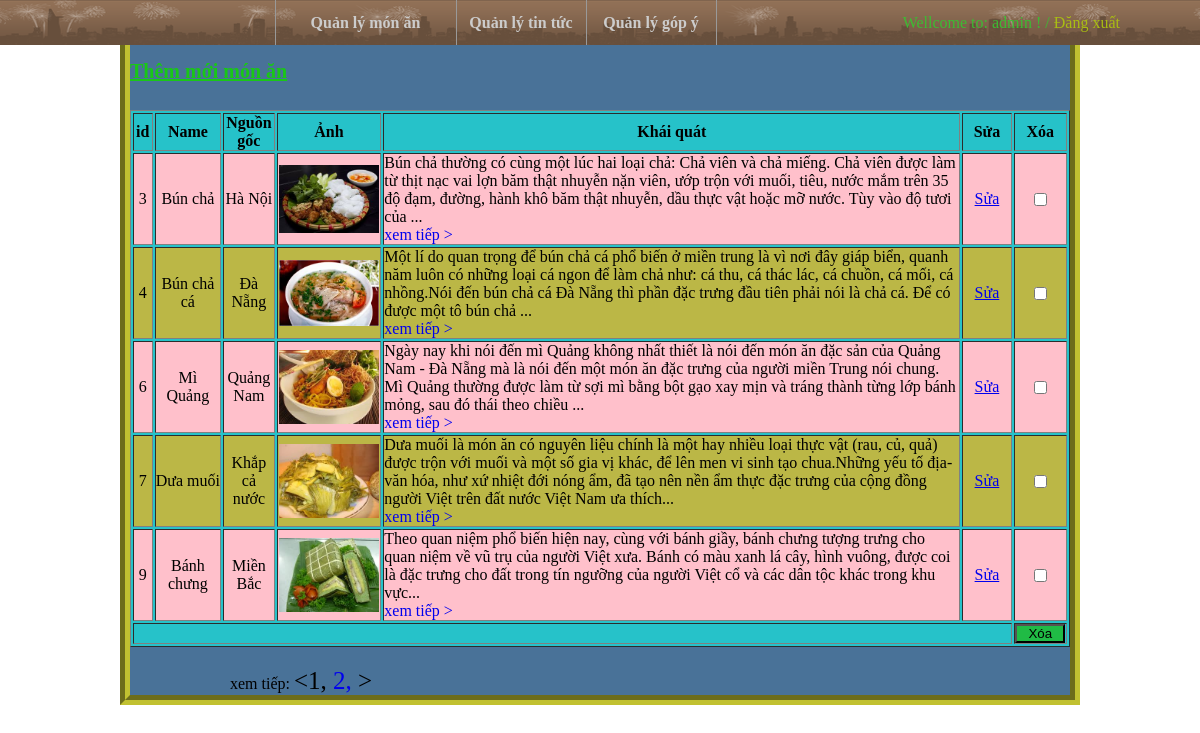
Page /admin/index.php?index=monan (signed in) on the committed database.
### tables this page shows
CREATE TABLE IF NOT EXISTS `cac_mon_an` (
`id` int(11) NOT NULL,
  `name` varchar(50) NOT NULL,
  `nguon_goc` varchar(50) NOT NULL,
  `chi_tiet` varchar(5000) NOT NULL,
  `img` varchar(55) NOT NULL,
  `khai_quat` varchar(555) NOT NULL
);

### admin/index/quanlymonan.php (the view, shortened to what this page needs)
<?php
				$banghi= mysql_query("select count(*) from cac_mon_an");
				$dong= mysql_fetch_array($banghi);
				$tongsodong= $dong[0];
				$kichthuoc=5;
				$tongsotrang=1;
				if($tongsodong%$kichthuoc == 0)
					$tongsotrang= $tongsodong/$kichthuoc;
				else
					$tongsotrang= (int)($tongsodong/$kichthuoc) + 1 ;
				$dongbatdau =1;
				$tranghientai=1;
				if((!isset($_GET['page'])) || ($_GET['page'] == 1)){
					$dongbatdau=0;
					$tranghientai=1;
				}
				else{
					$dongbatdau= ($_GET['page'] - 1) * $kichthuoc;
					$tranghientai=$_GET['page'];
				}
				$result=mysql_query("select * from cac_mon_an where id limit {$dongbatdau}, {$kichthuoc} ");
 ?>
 <a style="margin:50px 0 0 0; float:left;font-size:20px;color:#19C717;font-weight:bold;" href="?index=themmonan">Thêm mới món ăn</a>
 <form action="index/xulyxoamonan.php" method="post">
  <table style="margin:auto;margin-top:100px;" width="100%" border="1" bgcolor="#26C2C9">
      <tr>
        <th width="17">id</th>
        <th width="63">Name</th>
        <th width="48">Nguồn gốc</th>
        <th width="100">Ảnh</th>
        <th width="560">Khái quát</th>
        <th width="46">Sửa</th>
        <th width="27">Xóa</th>
      </tr>
<?php
	$i = 0;
	$maunen = '';
	while($row = mysql_fetch_array($result)){
			++$i;
			if($i%2 == 0)
			{
				$maunen = "style='background:#BBB746;'";
			}
			else
			{
				$maunen = "style='background:pink;'";
			}
?>
	<tr>
    	<td <?php echo $maunen; ?> align="center"><?php echo $row['id']; ?></td>
        <td <?php echo $maunen; ?> align="center"><?php echo $row['name']; ?></td>
        <td <?php echo $maunen; ?> align="center"><?php echo $row['nguon_goc']; ?></td>
        <td <?php echo $maunen; ?> align="center"><img src="../images/<?php echo $row['img']; ?>" width="100"/></td>
        <td <?php echo $maunen; ?> align="left"><?php echo $row['khai_quat']; ?><a style="text-decoration:none" href="?index=chitietmon&id=<?php echo $row['id'];?>"><br>xem tiếp ></a></td>
        <td <?php echo $maunen; ?> align="center"><a href="index.php?index=suamonan&id=<?php echo $row['id']; ?>">Sửa</a></td>
        <td <?php echo $maunen; ?> align="center"><input type="checkbox" name="listid[]" value="<?php echo $row['id']; ?>" /></td>
    </tr>
<?php
		}
?>
    <tr>
    	<td colspan="6">&nbsp;</td>
        <td  align="center"><input style="width:50px;background:#20BB45" type="submit" value="Xóa" /></td>
    </tr>
  </table>
</form>
<p style="color:#000000;margin:20px 0 0 100px;" >xem tiếp:
    <span style="color:#000000;font-size:25px;">
        <?php
        echo "<";
            for($i=1;$i<= $tongsotrang;$i++){
                if($tranghientai == $i){
                    echo $i.", ";
                }
                else{
        ?>
            <a style="text-decoration:none;" href="?index=monan&page=<?php echo $i; ?>"><?php echo $i .", "; ?></a>
        <?php
                }
            }
            echo ">";
        ?>
    </span>
</p>

### admin/css/css.css (style rules this page uses)
* { margin:0; padding:0; }
body { font-family:Georgia, "Times New Roman", Times, serif; }

### rows in the picture
cac_mon_an: id "3", name "Bún chả", nguon_goc "Hà Nội", img (picture), khai_quat "Bún chả thường có cùng một lúc hai loại chả: Chả viên và chả miếng. Chả viên được làm từ thịt nạc vai lợn băm thật nhuyễn nặn viên, ướp trộn với muối, tiêu, nước mắm trên 35 độ đạm, đường, hành khô băm thật nhuyễn, dầu thực vật hoặc mỡ nước. Tùy vào độ tươi của ..."
cac_mon_an: id "4", name "Bún chả cá", nguon_goc "Đà Nẵng", img (picture), khai_quat "Một lí do quan trọng để bún chả cá phổ biến ở miền trung là vì nơi đây giáp biển, quanh năm luôn có những loại cá ngon để làm chả như: cá thu, cá thác lác, cá chuồn, cá mối, cá nhồng.Nói đến bún chả cá Đà Nẵng thì phần đặc trưng đầu tiên phải nói là chả cá. Để có được một tô bún chả ..."
cac_mon_an: id "6", name "Mì Quảng", nguon_goc "Quảng Nam", img (picture), khai_quat "Ngày nay khi nói đến mì Quảng không nhất thiết là nói đến món ăn đặc sản của Quảng Nam - Đà Nẵng mà là nói đến một món ăn đặc trưng của người miền Trung nói chung. Mì Quảng thường được làm từ sợi mì bằng bột gạo xay mịn và tráng thành từng lớp bánh mỏng, sau đó thái theo chiều ..."
cac_mon_an: id "7", name "Dưa muối", nguon_goc "Khắp cả nước", img (picture), khai_quat "Dưa muối là món ăn có nguyên liệu chính là một hay nhiều loại thực vật (rau, củ, quả) được trộn với muối và một số gia vị khác, để lên men vi sinh tạo chua.Những yếu tố địa-văn hóa, như xứ nhiệt đới nóng ẩm, đã tạo nên nền ẩm thực đặc trưng của cộng đồng người Việt trên đất nước Việt Nam ưa thích..."
cac_mon_an: id "9", name "Bánh chưng", nguon_goc "Miền Bắc", img (picture), khai_quat "Theo quan niệm phổ biến hiện nay, cùng với bánh giầy, bánh chưng tượng trưng cho quan niệm về vũ trụ của người Việt xưa. Bánh có màu xanh lá cây, hình vuông, được coi là đặc trưng cho đất trong tín ngưỡng của người Việt cổ và các dân tộc khác trong khu vực..."

### other values in the picture
$_SESSION['user'] "admin"
